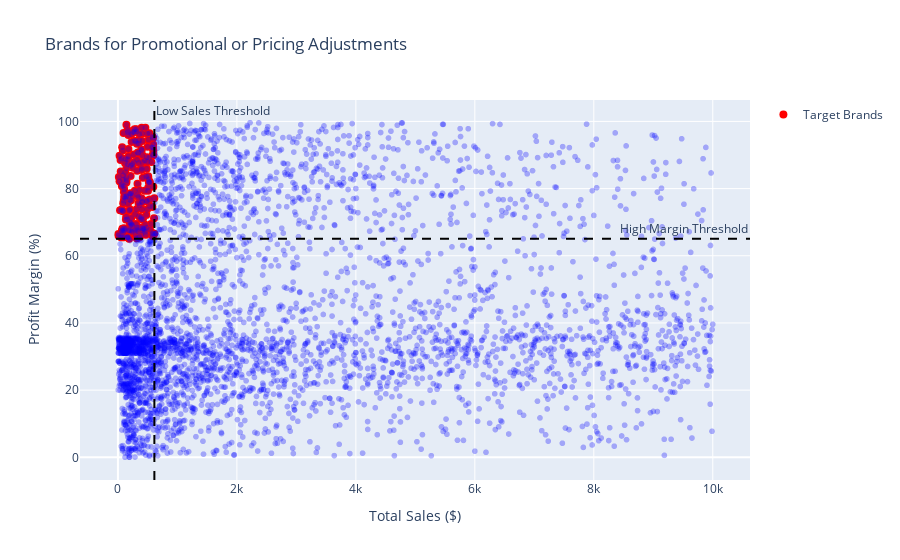

The notebook cell this image was saved under:
### Code cell
import plotly.express as px
import plotly.graph_objects as go


fig = px.scatter(
    Brand_performance,
    x="TotalSalesDollars",
    y="ProfitMargin",
    opacity=0.3,
    labels={
        "TotalSalesDollars": "Total Sales ($)",
        "ProfitMargin": "Profit Margin (%)"
    },
    title="Brands for Promotional or Pricing Adjustments"
)

fig.update_traces(marker=dict(color="blue"), name="All Brands")

fig.add_trace(
    go.Scatter(
        x=Identify_Brands["TotalSalesDollars"],
        y=Identify_Brands["ProfitMargin"],
        mode="markers",
        marker=dict(color="red", size=8),
        name="Target Brands"
    )

)
fig.add_hline(
    y=high_profit_margin,
    line_dash="dash",
    line_color="black",
    annotation_text="High Margin Threshold"
)

fig.add_vline(
    x=low_dollar_sales,
    line_dash="dash",
    line_color="black",
    annotation_text="Low Sales Threshold"
)

fig.show()

### Figure 1 — Plotly figure (JSON) as saved in the notebook; plotly's stock layout.template omitted (floating-point values rounded to 4 significant figures; data arrays with more than 128 entries replaced by an {"elided": "..."} marker saying what was removed)
{"data": [{"hovertemplate": "Total Sales ($)=%{x}<br>Profit Margin (%)=%{y}<extra></extra>", "legendgroup": "", "marker": {"color": "blue", "opacity": 0.3, "symbol": "circle"}, "mode": "markers", "name": "All Brands", "showlegend": false, "type": "scattergl", "x": {"elided": "3958 float values"}, "xaxis": "x", "y": {"elided": "3958 float values"}, "yaxis": "y"}, {"marker": {"color": "red", "size": 8}, "mode": "markers", "name": "Target Brands", "type": "scatter", "x": {"elided": "192 float values"}, "y": {"elided": "192 float values"}}], "layout": {"annotations": [{"showarrow": false, "text": "High Margin Threshold", "x": 1, "xanchor": "right", "xref": "x domain", "y": 65.04, "yanchor": "bottom", "yref": "y"}, {"showarrow": false, "text": "Low Sales Threshold", "x": 613.0, "xanchor": "left", "xref": "x", "y": 1, "yanchor": "top", "yref": "y domain"}], "legend": {"tracegroupgap": 0}, "shapes": [{"line": {"color": "black", "dash": "dash"}, "type": "line", "x0": 0, "x1": 1, "xref": "x domain", "y0": 65.04, "y1": 65.04, "yref": "y"}, {"line": {"color": "black", "dash": "dash"}, "type": "line", "x0": 613.0, "x1": 613.0, "xref": "x", "y0": 0, "y1": 1, "yref": "y domain"}], "title": {"text": "Brands for Promotional or Pricing Adjustments"}, "xaxis": {"anchor": "y", "domain": [0, 1], "title": {"text": "Total Sales ($)"}}, "yaxis": {"anchor": "x", "domain": [0, 1], "title": {"text": "Profit Margin (%)"}}}}
